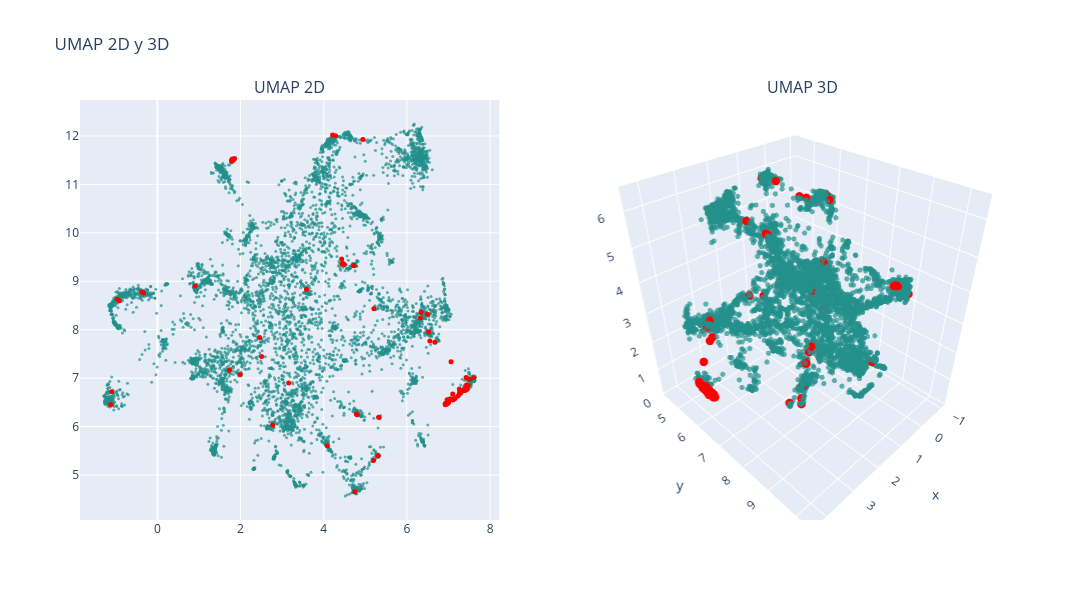

The cell this chart's notebook holds for it:
### Markdown cell above
### UMAP

### Code cell
# n_neighbors = 200
# n_neighbors = int(len(df) / k)

n_neighbors = 50 # 6.5x minutos, resultado: vision mas global, no se distinguen tanto los clusters
# n_neighbors = 20 # 2.5x minutos, resultado: no se distinguen los clusters
# n_neighbors = 10 # 1.5x minutos, resultado: puntos muy juntos, se distinguen los clusters
# n_neighbors = 5 # x minutos, resultado: se distinguen bien los clusters, se ven un poco desconectados

min_dist = 0

# UMAP 2D
reducer_2d = umap.UMAP(n_neighbors=n_neighbors, min_dist=min_dist, n_components=2, random_state=0)
embedding_2d = reducer_2d.fit_transform(df_vectorized)
df['umap2d_1'] = embedding_2d[:, 0]
df['umap2d_2'] = embedding_2d[:, 1]

# UMAP 3D
reducer_3d = umap.UMAP(n_neighbors=n_neighbors, min_dist=min_dist, n_components=3, random_state=0)
embedding_3d = reducer_3d.fit_transform(df_vectorized)
df['umap3d_1'] = embedding_3d[:, 0]
df['umap3d_2'] = embedding_3d[:, 1]
df['umap3d_3'] = embedding_3d[:, 2]

# Graficar
colors = np.ones(len(df))  # Color base
colors_knn = np.zeros(len(df))  # Color para los KNN
colors_knn[knn_idxs[0]] = 1  # Resaltar los KNN

fig = make_subplots(rows=1, cols=2, subplot_titles=("UMAP 2D", "UMAP 3D"), 
                    specs=[[{"type": "scatter"}, {"type": "scatter3d"}]])

# Puntos normales (fondo)
fig.add_trace(
    go.Scatter(x=df['umap2d_1'], y=df['umap2d_2'], mode='markers',
               marker=dict(color=colors, colorscale='Viridis', size=3, opacity=0.7), 
               text=data['title'],
               hovertemplate="Titulo: %{text}<br>x: %{x}<br>y: %{y}<extra></extra>"),
    row=1, col=1)

# Puntos resaltados (delante)
fig.add_trace(
    go.Scatter(x=df.loc[knn_idxs[0], 'umap2d_1'], 
               y=df.loc[knn_idxs[0], 'umap2d_2'], 
               mode='markers',
               marker=dict(color='red', size=5, opacity=1), 
               text=data.loc[knn_idxs[0], 'title'], 
               hovertemplate="Titulo: %{text}<br>x: %{x}<br>y: %{y}<extra></extra>"),
    row=1, col=1)

# Puntos normales en 3D (fondo)
fig.add_trace(
    go.Scatter3d(x=df['umap3d_1'], y=df['umap3d_2'], z=df['umap3d_3'], mode='markers',
                 marker=dict(color=colors, colorscale='Viridis', size=3, opacity=0.7), 
                 text=data['title'],
                 hovertemplate="Cluster: %{text}<br>x: %{x}<br>y: %{y}<br>z: %{z}<extra></extra>"),
    row=1, col=2)

# Puntos resaltados en 3D (delante)
fig.add_trace(
    go.Scatter3d(x=df.loc[knn_idxs[0], 'umap3d_1'], 
                 y=df.loc[knn_idxs[0], 'umap3d_2'], 
                 z=df.loc[knn_idxs[0], 'umap3d_3'], 
                 mode='markers',
                 marker=dict(color='red', size=5, opacity=1), 
                 text=data.loc[knn_idxs[0], 'title'], 
                 hovertemplate="Cluster: %{text}<br>x: %{x}<br>y: %{y}<br>z: %{z}<extra></extra>"),
    row=1, col=2)

fig.update_layout(height=600, width=1200, title_text="UMAP 2D y 3D", showlegend=False)
fig.show()

### Figure 1 — Plotly figure (JSON) as saved in the notebook; plotly's stock layout.template omitted (floating-point values rounded to 4 significant figures; data arrays with more than 128 entries replaced by an {"elided": "..."} marker saying what was removed)
{"data": [{"hovertemplate": "Titulo: %{text}<br>x: %{x}<br>y: %{y}<extra></extra>", "marker": {"color": {"elided": "6613 float values"}, "colorscale": [[0, "#440154"], [0.1111, "#482878"], [0.2222, "#3e4989"], [0.3333, "#31688e"], [0.4444, "#26828e"], [0.5556, "#1f9e89"], [0.6667, "#35b779"], [0.7778, "#6ece58"], [0.8889, "#b5de2b"], [1, "#fde725"]], "opacity": 0.7, "size": 3}, "mode": "markers", "text": {"elided": "6613 str values"}, "type": "scatter", "x": {"elided": "6613 float values"}, "xaxis": "x", "y": {"elided": "6613 float values"}, "yaxis": "y"}, {"hovertemplate": "Titulo: %{text}<br>x: %{x}<br>y: %{y}<extra></extra>", "marker": {"color": "red", "opacity": 1, "size": 5}, "mode": "markers", "text": ["application of neural network controller and policy gradient reinforcement learning on modular multilevel converter mmc a proof of concept", "state of charge soc balancing of battery modular multilevel management bm converter using q learning", "reinforcement learning based modulation for balancing capacitor voltage and thermal stress to enhance current capability of mmcs", "inverse application of artificial intelligence for the control of power converters", "optimized real time control for modular multilevel converters using adaptive neural networks", "machine learning emulation of model predictive control for modular multilevel converters", "open circuit fault diagnosis for a modular multilevel converter based on hybrid machine learning", "artificial intelligence applications in the control and performance improvement of modular multilevel converters a review", "neural network controller based on direct and indirect model predictive for modular multilevel converters", "machine learning based modeling for real time inferencer in the loop hardware emulation of high speed rail microgrid", "machine learning enhanced predictive control for modular multilevel converters in hvdc transmission systems", "level increased ishe modulation method for modular multilevel converters based on ddpg", "predictor based data driven model free adaptive predictive control of power converters using machine learning", "machine learning based operating region extension of modular multilevel converters under unbalanced grid faults", "reinforcement learning based method to exploit vulnerabilities of false data injection attack detectors in modular multilevel converters", "an open circuit fault detection and location strategy for mmc with feature extraction and random forest", "neural network based model predictive control approach for modular multilevel converters", "transfer learning based online impedance identification for modular multilevel converters", "condition monitoring for power converters via deep one class classification", "neural network based model predictive controllers for modular multilevel converters", "hybrid condition monitoring for power converters learning based methods with statistical guarantees", "fault diagnosis for modular multilevel converter mmc based on deep learning an edge implementation using binary neural network", "compound fault diagnosis method of modular multilevel converter based on improved capsule network", "reinforcement learning based false data injection attacks detector for modular multilevel converters", "capacitor monitoring for modular multilevel converters based on intelligent algorithm", "design and analysis of the model predictive control implemented by the ann technique for mmc based rectifier with improved grid adaptability", "dc short circuit fault detection for mmc hvdc grid based on improved dbn and dc fault current statistical features", "a connectionist based approach for reducing the number of voltage sensors in modular multilevel converter", "health management of power electronics systems", "auto tuned model predictive control based neural network controller for modular multilevel converters", "artificial neural network based pi control of battery energy storage system connected with mmc hvdc system", "data driven impedance identification and stability online assessment of wind farm connected with mmc hvdc", "an ultra high speed mmc hvdc fault location algorithm based on regression neural network", "power management systems for harmonic elimination using federated learning approach", "denoising and voltage estimation in modular multilevel converters using deep neural networks", "fault identification method of mmc hvdc based on gru neural network", "an open circuit faults diagnosis method based on xg boost used in mmc", "transfer learning framework for impedance characterization of modular multilevel converters", "data driven impedance identification and stability online assessment of dfig based wind farm integration with mmc hvdc", "overview of modeling schemes for mmc converter in flexible dc distribution network", "gwo based pi controller assisted half bridge sub module mmc for hybrid energy system", "fault diagnosis of modular multilevel converter based on dcnn and lstm network", "open circuit fault diagnosis for modular multilevel converter using wavelet neural network", "igbt open circuit fault diagnosis method for a modular multilevel converter based on pnn md", "capacitor parameter estimation based on wavelet transform and convolution neural network", "deep convolution neural network based fault detection and identification for modular multilevel converters", "physical mechanism and data hybrid modeling for device level emulation of modular multilevel converter", "neural network trained cold plate models for modular converter exploration", "an on line capacitor condition monitoring method based on switching frequencies for modular multilevel converters", "distributed neural network observer for submodule capacitor voltage estimation in modular multilevel converters", "parameters inversion of equivalent rlc fault circuit for mmc hvdc grid based on bp neural network", "bayesian regularization based mpc for a hybrid modular multilevel converter", "single ended fault detection scheme using support vector machine for multi terminal direct current systems based on modular multilevel converter", "real time fault detection and identification for mmc using d convolutional neural networks", "adaptive fault current limiting strategy for flexible dc power grids based on deep neural networks", "estimation of battery parameters in cascaded half bridge converters with reduced voltage sensors", "data driven neural predictors based robust mpc for power converters", "sub module capacitor voltage balancing control based on model prediction", "application of artificial intelligence to diagnose faults of grid tied solar power systems", "short time wavelet entropy integrating improved lstm for fault diagnosis of modular multilevel converter", "voltage estimation for diode clamped mmcs based on a simplified neural network", "supervisory real time multidomain modeling and hardware emulation of fuel cell hybrid electric bus behavioral transients", "thermal estimation of modular multilevel converter submodule using deep regression on gru and lstm network", "fault diagnosis of modular multilevel converter based on rnn and wavelet analysis", "a fast data driven method for submodule open circuit fault localization in a modular multilevel converter", "submodule fault detection in mmcs using support vector classification", "neural predictor based low switching frequency fcs mpc for mmc with online weighting factors tuning", "neural predictor based dynamic surface predictive control for power converters", "data driven parameter inversion for dc fault current analytical solution of modular multilevel converter based high voltage dc grid", "dcscf detection method of mmc dc grid based on statistical feature and dbn softmax", "improving the resilience of modular multilevel converters using concurrent estimators", "parameter estimation of batteries in mmcs with parallel connectivity using pso", "reliability improvement of mmc in energy storage system using ann based sensorless estimation for sub module voltages", "igbt open circuit fault diagnosis based on improved support vector machine", "design and simulation of marine electromagnetic transmission system", "an improved resnet based method for online assessment of the aging state of mmc sub module capacitors", "data driven modeling of modular multilevel converters based on hht and cnn lstm am neural network", "fault diagnosis of submodule open circuit failures for modular multilevel converters with the data processing of sensors", "an intelligent control for m statcom applications", "voltage estimation in combination with level adjusted phase shifted carrier modulation la psc for sensorless balancing of diode clamped modular multilevel converters mmcs ", "event triggered neural predictor based fcs mpc for mmc", "a simplified loss model of modular multilevel converter", "data driven fault detection of multiple open circuit faults for mmc systems based on long short term memory networks", "a modular multilevel converter based inductive power transfer system", "novel distributed control platform and algorithm for a modular multilevel matrix converter", "fault analysis and voltage support strategy through equivalent line impedances for mmcs in ac dc hybrid distribution networks under asymmetrical faults", "predictor based neural network finite set predictive control for modular multilevel converter", "switch open circuit fault localization strategy for mmcs using sliding time window based features extraction algorithm", "evaluation of isolated three phase ac dc converter using modular multilevel converter topology", "review on control strategy for flexible ac dc hybrid distribution network based on modular multi level converter topology", "fault isolation method for smart dc distribution networks with multiple types of converters", "control and experiment of a v kw motor drive using modular multilevel cascade converter based on triple star bridge cells mmcc tsbc ", "a model for a three phase modular multi level converter based on inductive power transfer technology m lc ipt ", "an open circuit faults diagnosis method for mmc based on extreme gradient boosting", "multiple igbt open circuit fault diagnosis strategy for mmc using feature reconstruction based recurrent neural network", "an on line capacitance and esr monitoring method of submodule capacitors for nearest level modulation based modular multilevel converters", "optimal modulation method for modular multilevel converters in medium voltage dc distribution networks", "communication aspects in the distributed control architecture of a modular multilevel converter", "design and verification of a dc direct mounted energy storage topology", "control system communication architecture for power electronic building blocks"], "type": "scatter", "x": [7.007, 7.043, 7.01, 6.986, 6.993, 1.856, 7.416, 6.953, 6.951, 6.98, 7.101, 2.772, 1.828, 6.986, 4.495, 7.431, 6.986, 4.284, 7.436, 1.802, 7.443, 7.125, 7.228, 4.456, 6.985, 6.979, 7.488, 6.98, 7.313, 6.962, -0.3786, 6.998, 7.061, 6.922, 6.954, 7.261, 7.434, 4.213, 4.941, 6.322, -1.096, 7.163, 7.275, 7.406, 7.141, 7.352, 7.102, 4.75, 5.31, 5.32, 6.553, 6.97, 7.423, 7.29, 6.524, -0.9643, 1.824, 6.942, -1.122, 7.304, 4.804, 6.966, 7.117, 7.266, 7.473, 7.611, 1.79, 1.792, 6.672, 7.51, 4.456, -0.913, 6.92, 7.367, 1.734, 5.196, 7.146, 7.454, 3.589, 4.784, 1.784, 4.084, 7.261, 1.991, 4.431, 6.495, 1.787, 7.397, 2.507, 5.205, 6.34, 0.9058, 2.458, 7.432, 7.449, 5.297, 3.158, 4.716, -0.3309, 4.73], "xaxis": "x", "y": [6.534, 6.577, 6.558, 6.493, 6.5, 11.53, 6.804, 6.479, 6.462, 6.511, 6.673, 6.034, 11.51, 6.483, 9.344, 6.823, 6.491, 12.0, 6.859, 11.52, 6.827, 6.57, 6.632, 9.349, 6.489, 6.489, 6.981, 6.503, 6.737, 6.495, 8.784, 6.522, 7.338, 6.448, 6.486, 6.774, 6.785, 12.02, 11.93, 8.24, 6.719, 6.591, 6.695, 6.764, 6.58, 6.749, 6.548, 4.653, 5.399, 6.191, 7.764, 6.497, 7.011, 6.704, 7.951, 8.627, 11.5, 6.469, 6.457, 6.706, 6.246, 6.553, 6.56, 6.701, 6.848, 7.006, 11.5, 11.48, 7.742, 6.971, 9.366, 8.6, 6.47, 6.755, 7.161, 5.298, 6.582, 6.826, 8.837, 6.258, 11.47, 5.601, 6.669, 7.076, 9.462, 8.321, 11.5, 6.743, 7.448, 8.434, 8.36, 8.903, 7.839, 6.791, 6.768, 5.395, 6.898, 9.331, 8.756, 9.319], "yaxis": "y"}, {"hovertemplate": "Cluster: %{text}<br>x: %{x}<br>y: %{y}<br>z: %{z}<extra></extra>", "marker": {"color": {"elided": "6613 float values"}, "colorscale": [[0, "#440154"], [0.1111, "#482878"], [0.2222, "#3e4989"], [0.3333, "#31688e"], [0.4444, "#26828e"], [0.5556, "#1f9e89"], [0.6667, "#35b779"], [0.7778, "#6ece58"], [0.8889, "#b5de2b"], [1, "#fde725"]], "opacity": 0.7, "size": 3}, "mode": "markers", "scene": "scene", "text": {"elided": "6613 str values"}, "type": "scatter3d", "x": {"elided": "6613 float values"}, "y": {"elided": "6613 float values"}, "z": {"elided": "6613 float values"}}, {"hovertemplate": "Cluster: %{text}<br>x: %{x}<br>y: %{y}<br>z: %{z}<extra></extra>", "marker": {"color": "red", "opacity": 1, "size": 5}, "mode": "markers", "scene": "scene", "text": ["application of neural network controller and policy gradient reinforcement learning on modular multilevel converter mmc a proof of concept", "state of charge soc balancing of battery modular multilevel management bm converter using q learning", "reinforcement learning based modulation for balancing capacitor voltage and thermal stress to enhance current capability of mmcs", "inverse application of artificial intelligence for the control of power converters", "optimized real time control for modular multilevel converters using adaptive neural networks", "machine learning emulation of model predictive control for modular multilevel converters", "open circuit fault diagnosis for a modular multilevel converter based on hybrid machine learning", "artificial intelligence applications in the control and performance improvement of modular multilevel converters a review", "neural network controller based on direct and indirect model predictive for modular multilevel converters", "machine learning based modeling for real time inferencer in the loop hardware emulation of high speed rail microgrid", "machine learning enhanced predictive control for modular multilevel converters in hvdc transmission systems", "level increased ishe modulation method for modular multilevel converters based on ddpg", "predictor based data driven model free adaptive predictive control of power converters using machine learning", "machine learning based operating region extension of modular multilevel converters under unbalanced grid faults", "reinforcement learning based method to exploit vulnerabilities of false data injection attack detectors in modular multilevel converters", "an open circuit fault detection and location strategy for mmc with feature extraction and random forest", "neural network based model predictive control approach for modular multilevel converters", "transfer learning based online impedance identification for modular multilevel converters", "condition monitoring for power converters via deep one class classification", "neural network based model predictive controllers for modular multilevel converters", "hybrid condition monitoring for power converters learning based methods with statistical guarantees", "fault diagnosis for modular multilevel converter mmc based on deep learning an edge implementation using binary neural network", "compound fault diagnosis method of modular multilevel converter based on improved capsule network", "reinforcement learning based false data injection attacks detector for modular multilevel converters", "capacitor monitoring for modular multilevel converters based on intelligent algorithm", "design and analysis of the model predictive control implemented by the ann technique for mmc based rectifier with improved grid adaptability", "dc short circuit fault detection for mmc hvdc grid based on improved dbn and dc fault current statistical features", "a connectionist based approach for reducing the number of voltage sensors in modular multilevel converter", "health management of power electronics systems", "auto tuned model predictive control based neural network controller for modular multilevel converters", "artificial neural network based pi control of battery energy storage system connected with mmc hvdc system", "data driven impedance identification and stability online assessment of wind farm connected with mmc hvdc", "an ultra high speed mmc hvdc fault location algorithm based on regression neural network", "power management systems for harmonic elimination using federated learning approach", "denoising and voltage estimation in modular multilevel converters using deep neural networks", "fault identification method of mmc hvdc based on gru neural network", "an open circuit faults diagnosis method based on xg boost used in mmc", "transfer learning framework for impedance characterization of modular multilevel converters", "data driven impedance identification and stability online assessment of dfig based wind farm integration with mmc hvdc", "overview of modeling schemes for mmc converter in flexible dc distribution network", "gwo based pi controller assisted half bridge sub module mmc for hybrid energy system", "fault diagnosis of modular multilevel converter based on dcnn and lstm network", "open circuit fault diagnosis for modular multilevel converter using wavelet neural network", "igbt open circuit fault diagnosis method for a modular multilevel converter based on pnn md", "capacitor parameter estimation based on wavelet transform and convolution neural network", "deep convolution neural network based fault detection and identification for modular multilevel converters", "physical mechanism and data hybrid modeling for device level emulation of modular multilevel converter", "neural network trained cold plate models for modular converter exploration", "an on line capacitor condition monitoring method based on switching frequencies for modular multilevel converters", "distributed neural network observer for submodule capacitor voltage estimation in modular multilevel converters", "parameters inversion of equivalent rlc fault circuit for mmc hvdc grid based on bp neural network", "bayesian regularization based mpc for a hybrid modular multilevel converter", "single ended fault detection scheme using support vector machine for multi terminal direct current systems based on modular multilevel converter", "real time fault detection and identification for mmc using d convolutional neural networks", "adaptive fault current limiting strategy for flexible dc power grids based on deep neural networks", "estimation of battery parameters in cascaded half bridge converters with reduced voltage sensors", "data driven neural predictors based robust mpc for power converters", "sub module capacitor voltage balancing control based on model prediction", "application of artificial intelligence to diagnose faults of grid tied solar power systems", "short time wavelet entropy integrating improved lstm for fault diagnosis of modular multilevel converter", "voltage estimation for diode clamped mmcs based on a simplified neural network", "supervisory real time multidomain modeling and hardware emulation of fuel cell hybrid electric bus behavioral transients", "thermal estimation of modular multilevel converter submodule using deep regression on gru and lstm network", "fault diagnosis of modular multilevel converter based on rnn and wavelet analysis", "a fast data driven method for submodule open circuit fault localization in a modular multilevel converter", "submodule fault detection in mmcs using support vector classification", "neural predictor based low switching frequency fcs mpc for mmc with online weighting factors tuning", "neural predictor based dynamic surface predictive control for power converters", "data driven parameter inversion for dc fault current analytical solution of modular multilevel converter based high voltage dc grid", "dcscf detection method of mmc dc grid based on statistical feature and dbn softmax", "improving the resilience of modular multilevel converters using concurrent estimators", "parameter estimation of batteries in mmcs with parallel connectivity using pso", "reliability improvement of mmc in energy storage system using ann based sensorless estimation for sub module voltages", "igbt open circuit fault diagnosis based on improved support vector machine", "design and simulation of marine electromagnetic transmission system", "an improved resnet based method for online assessment of the aging state of mmc sub module capacitors", "data driven modeling of modular multilevel converters based on hht and cnn lstm am neural network", "fault diagnosis of submodule open circuit failures for modular multilevel converters with the data processing of sensors", "an intelligent control for m statcom applications", "voltage estimation in combination with level adjusted phase shifted carrier modulation la psc for sensorless balancing of diode clamped modular multilevel converters mmcs ", "event triggered neural predictor based fcs mpc for mmc", "a simplified loss model of modular multilevel converter", "data driven fault detection of multiple open circuit faults for mmc systems based on long short term memory networks", "a modular multilevel converter based inductive power transfer system", "novel distributed control platform and algorithm for a modular multilevel matrix converter", "fault analysis and voltage support strategy through equivalent line impedances for mmcs in ac dc hybrid distribution networks under asymmetrical faults", "predictor based neural network finite set predictive control for modular multilevel converter", "switch open circuit fault localization strategy for mmcs using sliding time window based features extraction algorithm", "evaluation of isolated three phase ac dc converter using modular multilevel converter topology", "review on control strategy for flexible ac dc hybrid distribution network based on modular multi level converter topology", "fault isolation method for smart dc distribution networks with multiple types of converters", "control and experiment of a v kw motor drive using modular multilevel cascade converter based on triple star bridge cells mmcc tsbc ", "a model for a three phase modular multi level converter based on inductive power transfer technology m lc ipt ", "an open circuit faults diagnosis method for mmc based on extreme gradient boosting", "multiple igbt open circuit fault diagnosis strategy for mmc using feature reconstruction based recurrent neural network", "an on line capacitance and esr monitoring method of submodule capacitors for nearest level modulation based modular multilevel converters", "optimal modulation method for modular multilevel converters in medium voltage dc distribution networks", "communication aspects in the distributed control architecture of a modular multilevel converter", "design and verification of a dc direct mounted energy storage topology", "control system communication architecture for power electronic building blocks"], "type": "scatter3d", "x": [4.166, 4.136, 4.13, 4.219, 4.171, 4.202, 4.123, 4.211, 4.212, 4.232, 4.144, 1.109, 1.668, 4.217, 2.723, 4.104, 4.214, 3.161, 4.157, 4.23, 4.185, 4.196, 4.156, 2.709, 4.206, 4.215, 4.167, 4.209, 4.112, 4.222, 0.2363, 4.215, 3.921, 4.207, 4.208, 4.15, 4.043, 3.145, 3.071, 3.424, 0.205, 4.197, 4.181, 4.081, 4.186, 4.149, 4.212, 1.363, 2.247, 2.987, 3.52, 4.231, 4.192, 4.173, 3.251, -0.7287, 1.622, 4.186, 0.3698, 4.154, 2.428, 4.327, 4.202, 4.171, 4.056, 4.12, 1.62, 1.609, 3.609, 4.147, 2.717, -0.7616, 4.188, 4.114, 0.4393, 2.095, 4.208, 4.044, 1.049, 2.412, 1.615, 0.9324, 4.193, 0.08054, 2.678, 3.557, 1.551, 4.068, 0.6402, 2.543, 3.407, -0.7959, 0.9899, 4.024, 4.033, 2.246, 2.225, 3.022, 0.07479, 3.01], "y": [6.463, 6.436, 6.478, 6.551, 6.47, 6.545, 6.097, 6.57, 6.562, 6.558, 6.418, 9.358, 10.09, 6.549, 8.662, 6.021, 6.532, 7.783, 6.034, 6.601, 6.044, 6.391, 6.199, 8.656, 6.524, 6.559, 5.914, 6.552, 6.221, 6.576, 5.829, 6.535, 5.845, 6.592, 6.584, 6.14, 6.017, 7.83, 7.041, 5.696, 4.858, 6.279, 6.17, 6.026, 6.371, 6.082, 6.403, 7.184, 7.913, 8.22, 5.789, 6.59, 5.914, 6.081, 5.299, 5.918, 10.1, 6.598, 4.442, 6.132, 8.142, 6.551, 6.359, 6.166, 5.958, 5.786, 10.13, 10.11, 5.793, 5.87, 8.642, 6.038, 6.581, 6.085, 6.46, 7.76, 6.368, 5.981, 7.537, 8.148, 10.1, 7.415, 6.139, 6.964, 8.69, 5.637, 10.12, 5.914, 7.191, 6.282, 5.594, 8.991, 7.045, 5.944, 5.959, 7.919, 6.479, 8.856, 5.936, 8.832], "z": [1.313, 1.312, 1.301, 1.34, 1.303, 1.355, 1.24, 1.345, 1.336, 1.359, 1.338, 2.377, 5.282, 1.333, 3.251, 1.205, 1.327, 6.215, 1.263, 1.371, 1.288, 1.29, 1.258, 3.264, 1.328, 1.34, 1.314, 1.339, 1.299, 1.351, 5.602, 1.367, 1.945, 1.35, 1.328, 1.356, 1.166, 6.194, 6.224, 2.741, 5.765, 1.275, 1.276, 1.203, 1.281, 1.271, 1.301, 0.2769, 0.6242, 1.416, 2.537, 1.352, 1.376, 1.292, 2.795, 5.405, 5.277, 1.325, 5.787, 1.252, 1.586, 1.477, 1.288, 1.293, 1.202, 1.304, 5.279, 5.262, 2.467, 1.294, 3.24, 5.266, 1.337, 1.217, 3.046, 0.6293, 1.293, 1.188, 4.588, 1.604, 5.284, 1.407, 1.295, 3.082, 3.412, 2.808, 5.24, 1.199, 2.738, 3.659, 2.93, 3.42, 3.432, 1.177, 1.187, 0.6209, 3.591, 3.192, 5.543, 3.205]}], "layout": {"annotations": [{"font": {"size": 16}, "showarrow": false, "text": "UMAP 2D", "x": 0.225, "xanchor": "center", "xref": "paper", "y": 1, "yanchor": "bottom", "yref": "paper"}, {"font": {"size": 16}, "showarrow": false, "text": "UMAP 3D", "x": 0.775, "xanchor": "center", "xref": "paper", "y": 1, "yanchor": "bottom", "yref": "paper"}], "height": 600, "scene": {"domain": {"x": [0.55, 1], "y": [0, 1]}}, "showlegend": false, "title": {"text": "UMAP 2D y 3D"}, "width": 1200, "xaxis": {"anchor": "y", "domain": [0, 0.45]}, "yaxis": {"anchor": "x", "domain": [0, 1]}}}
